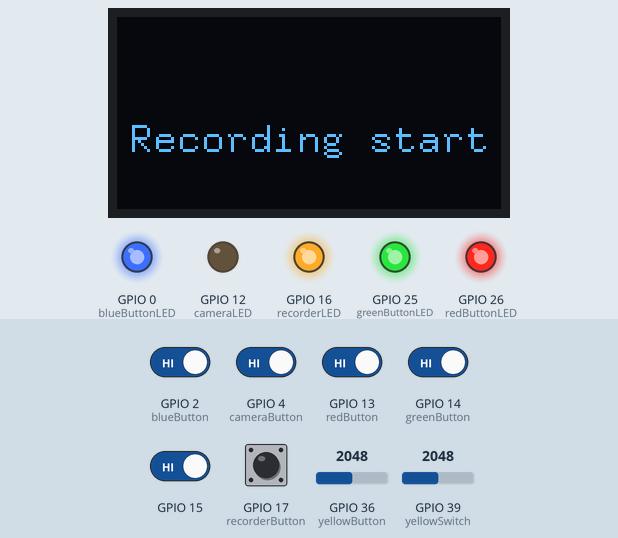
The program below on a simulated ESP32. Parts: 128×64 one-colour display, output pins drawn as LEDs (lit = HIGH). The inputs (shaded band) are chosen by the test bench; at power-on: GPIO 2 (blueButton), GPIO 4 (cameraButton), GPIO 13 (redButton), GPIO 14 (greenButton), GPIO 15, GPIO 17 (recorderButton) HIGH, GPIO 39 (yellowSwitch) = 2048, GPIO 36 (yellowButton) = 2048. WiFi joins after 1.5 s; servers stay silent unless stated; what the program prints to the serial monitor is not drawn.

Above: at 17.0 s.
At 29.5 s:
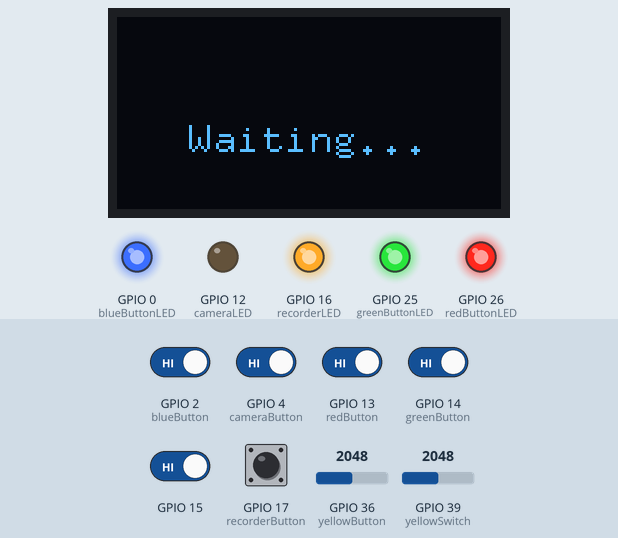
29.6 s: GPIO 39 (yellowSwitch) set to 3969
39.6 s: GPIO 39 (yellowSwitch) set to 4069
At 51.8 s:
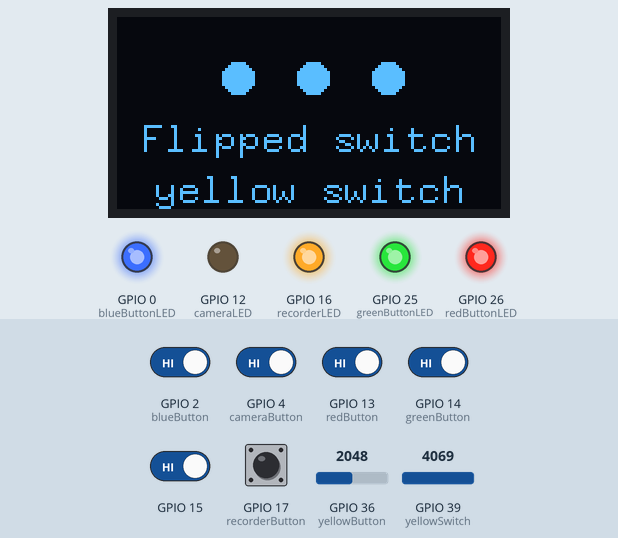
52.1 s: GPIO 39 (yellowSwitch) set to 3960
At 63.2 s:
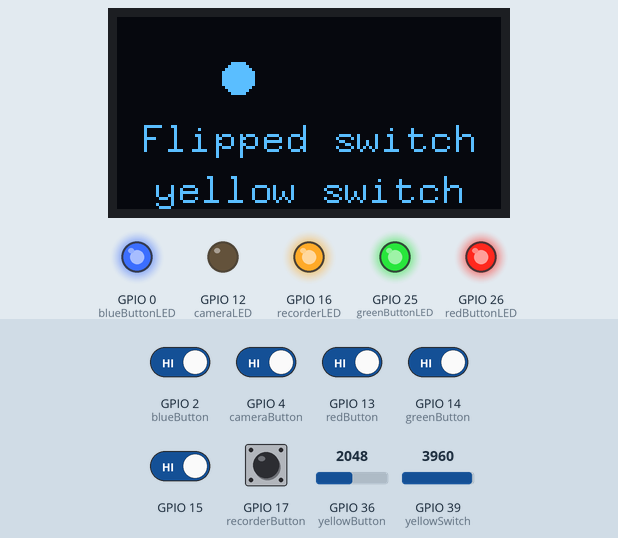
63.9 s: GPIO 2 (blueButton) driven LOW and GPIO 4 (cameraButton) driven LOW and GPIO 13 (redButton) driven LOW and GPIO 14 (greenButton) driven LOW and GPIO 15 driven LOW
At 78.6 s:
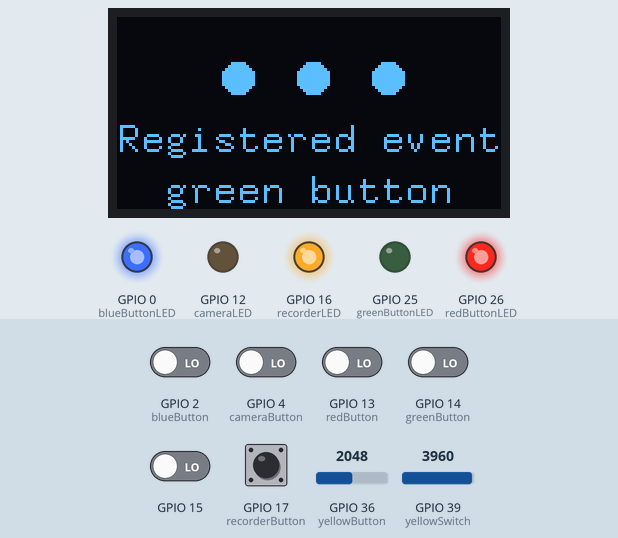
Timing chart, 0 to 84.9 s (numbered marks = the images above; inputs shaded):
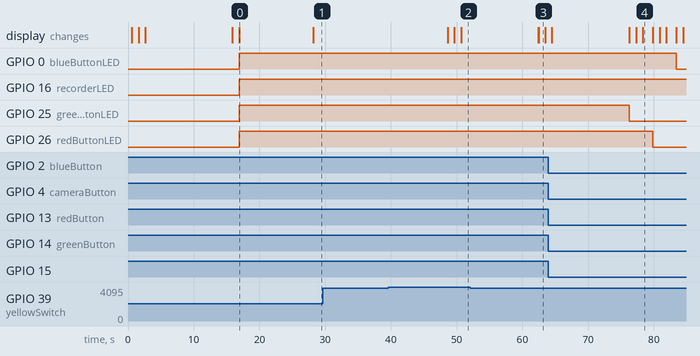

The program:

main.cpp
```cpp
#include <Arduino.h>

//define screen stuff
#include <U8g2lib.h>
#include <U8x8lib.h>
#include <SPI.h>
#include <Wire.h>

U8G2_SH1106_128X64_NONAME_F_HW_I2C u8g2(U8G2_R0, /* reset=*/ U8X8_PIN_NONE);

//define OOCSI stuff
#include <OOCSI.h>
#include <HTTPClient.h>

//name of the current device on the OOCSI network
const char *OOCSIName = "M12_Food_Probe_P2";
//the address of the OOCSI server here
const char *hostserver = "oocsi.id.tue.nl";
//name of the general oocsi channel
const char *DF_Channel = "food_probe_data";
//id of teh device in DF
const char *DF_device_id = "d79bedf283999469f";

// SSID of your Wifi network, the library currently does not support WPA2 Enterprise networks
const char* ssid = "Mihnea";
// Password of your Wifi network.
const char* password = "12345678";

// OOCSI reference for the entire sketch
OOCSI oocsi = OOCSI();


//define button pins
int greenButton=14;
int greenButtonLED=25;
const char* greenButtonName="green button";
int greenButtonState = 0, greenButtonStatePrev=0;

int redButton=13;
int redButtonLED=26;
const char* redButtonName="red button";
int redButtonState = 0, redButtonStatePrev=0;

int blueButton=2;
int blueButtonLED=0;
const char* blueButtonName="blue button";
int blueButtonState = 0, blueButtonStatePrev=0;


int yellowButton=36;
const char* yellowButtonName="yellow open button";
int yellowButtonState = 0;

int yellowSwitch=39;
const char* yellowSwitchName="yellow switch";
int yellowSwitchState, yellowSwitchStatePrev;


int cameraButton=4;
const char* cameraButtonName="Shutter";
int cameraLED=12;
int cameraButtonState = 0;


int recorderButton=17;
const char* recorderButtonName="Recorder";
int recorderLED=16;
int recorderButtonState = 0, recorderButtonStatePrev=0;


//sleep variables
unsigned long startMillis, currentMillis;

//SD Card variables
// #include "FS.h"
// #include "SD.h"

// File myFile;
// String dataMessage;
// #define SD_CS 35


//Display animations ------------------------------------------------------------------
void draw(const char *s, const char *ss=" ", int loading=0)
{
  u8g2.setDrawColor(0);		// clear the scrolling area
  u8g2.drawBox(0, 49, u8g2.getDisplayWidth()-1, u8g2.getDisplayHeight()-1);
  u8g2.setDrawColor(1);		// set the color for the text

  int16_t len = strlen(s);
  int16_t offset = (int16_t)u8g2.getDisplayWidth()-len*8;

  int16_t len2 = strlen(ss);
  int16_t offset2 = (int16_t)u8g2.getDisplayWidth()-len2*8;

  int dx=40, dy=20;

  if (!loading)
  {
    u8g2.clearBuffer();					// clear the internal memory
    u8g2.drawStr(offset/2, 45, s);
    u8g2.drawStr(offset2/2, 62, ss);
    u8g2.sendBuffer();
  } else {

    u8g2.clearBuffer();					// clear the internal memory
    u8g2.drawDisc (dx, dy, 5);
    u8g2.drawStr(offset/2, 45, s);
    u8g2.drawStr(offset2/2, 62, ss);
    u8g2.sendBuffer();
    delay (1000);

    u8g2.clearBuffer();					// clear the internal memory
    u8g2.drawDisc (dx, dy, 5);
    u8g2.drawDisc (dx+25, dy, 5);
    u8g2.drawStr(offset/2, 45, s);
    u8g2.drawStr(offset2/2, 62, ss);
    u8g2.sendBuffer();
    delay (1000);

    u8g2.clearBuffer();					// clear the internal memory
    u8g2.drawDisc (dx, dy, 5);
    u8g2.drawDisc (dx+25, dy, 5);
    u8g2.drawDisc (dx+50, dy, 5);
    u8g2.drawStr(offset/2, 45, s);
    u8g2.drawStr(offset2/2, 62, ss);
    u8g2.sendBuffer();
    delay (1500);

  }


}

void callback(){
  //placeholder callback function
}

//setup function --------------------------------------------------------------------

void setup() {

  //begin u8g2
  u8g2.begin();
  u8g2.setFont(u8g2_font_8x13_mf);
  u8g2.enableUTF8Print();


  //pin modes definitions
  pinMode(greenButton, INPUT_PULLUP);
  pinMode(greenButtonLED, OUTPUT);
  pinMode(redButton, INPUT_PULLUP);
  pinMode(redButtonLED, OUTPUT);
  pinMode(blueButton, INPUT_PULLUP);
  pinMode(blueButtonLED, OUTPUT);

  pinMode(yellowButton, INPUT_PULLDOWN);
  pinMode(yellowSwitch, INPUT);

  pinMode(cameraButton, INPUT_PULLUP);
  pinMode(recorderButton, INPUT_PULLUP);
  pinMode(recorderLED, OUTPUT);
  pinMode(cameraLED,OUTPUT);


  //begin serial
  Serial.begin(115200);
  Serial.println ("Hello");
  draw("Hello there!");
  delay(500);

  //Setup interrupt on Touch Pad 3 (GPIO15)
  touchAttachInterrupt(T3, callback, 40);
  //Configure Touchpad as wakeup source
  esp_sleep_enable_touchpad_wakeup();


  //WIFI Connection

  draw("Connecting", "to WIFI!", 1);

  startMillis=millis();

  if(WiFi.status()!=WL_CONNECTED){
    WiFi.begin(ssid, password);
  }

  while((WiFi.status()!=WL_CONNECTED)&&((millis()-startMillis))<=20000){
    delay(500);
    Serial.print(".");
  }

  if(WiFi.status()!=WL_CONNECTED){
    Serial.println("Go to sleep, no wifi");
    //Go to sleep now
    Serial.println("Going to sleep now");
    draw("Going to sleep!", "3");
    delay(1000);
    draw("Going to sleep!", "2");
    delay(1000);
    draw("Going to sleep!", "1");
    delay(1000);
    draw("");
    esp_deep_sleep_start();
    Serial.println("This will never be printed");
  }

  oocsi.connect(OOCSIName, hostserver);
  Serial.print("Successfully connected to: ");
  Serial.println(ssid);

  draw("Connected to", ssid);
  startMillis=millis();

  if (analogRead(yellowSwitch)>=3500)
  yellowSwitchState=1;
  else
  yellowSwitchState=0;

  delay (1000);

}

//Custom Functions ---------------------------------------------------------------------

void listenForButtons()
{
  //screen test
  draw("Waiting...");

  //listen for toggle buttons module
  greenButtonStatePrev=greenButtonState;
  if (digitalRead(greenButton)==HIGH)
  greenButtonState=1;
  else
  greenButtonState=0;

  redButtonStatePrev=redButtonState;
  if (digitalRead(redButton)==HIGH)
  redButtonState=1;
  else
  redButtonState=0;

  blueButtonStatePrev=blueButtonState;
  if (digitalRead(blueButton)==HIGH)
  blueButtonState=1;
  else
  blueButtonState=0;


  //listen for open tracker button and switch
  if (analogRead(yellowButton)>=4000)
  yellowButtonState=1;
  else
  yellowButtonState=0;

  yellowSwitchStatePrev=yellowSwitchState;
  if (analogRead(yellowSwitch)>=4000)
  yellowSwitchState=1;
  else
  yellowSwitchState=0;

  //listen for recorder button
  recorderButtonStatePrev=recorderButtonState;
  if (digitalRead(recorderButton)==HIGH)
  recorderButtonState=1;
  else
  recorderButtonState=0;

  //listen for camera shutter button
  if (digitalRead(cameraButton)==LOW)
  cameraButtonState=1;
  else
  cameraButtonState=0;
}

void toggleModule()
{
if (greenButtonState!=greenButtonStatePrev)
{
  if (greenButtonState)
  {
    //serial feedback
    Serial.println("Green is on");

    //turn on light
    digitalWrite(greenButtonLED, HIGH);

    //send OOCSI message
    oocsi.newMessage(DF_Channel);
    oocsi.addString("device_id", DF_device_id);
    oocsi.addString("Interaction", greenButtonName);
    oocsi.addString("Event", "ON");
    oocsi.sendMessage();

    //write to SD


    //give user feedback on screen

  } else
  {
    //serial feedback
    Serial.println("Green is off");

    //turn on light
    digitalWrite(greenButtonLED, LOW);

    //send OOCSI message
    oocsi.newMessage(DF_Channel);
    oocsi.addString("device_id", DF_device_id);
    oocsi.addString("Interaction", greenButtonName);
    oocsi.addString("Event", "OFF");
    oocsi.sendMessage();

    //give user feedback on screen
    draw ("Registered event", greenButtonName, 1);


  }


}

if (redButtonState!=redButtonStatePrev)
{
  if (redButtonState)
  {
    //serial feedback
    Serial.println("Red is on");

    //turn on light
    digitalWrite(redButtonLED, HIGH);

    //send OOCSI message
    oocsi.newMessage(DF_Channel);
    oocsi.addString("device_id", DF_device_id);
    oocsi.addString("Interaction", redButtonName);
    oocsi.addString("Event", "ON");
    oocsi.sendMessage();

    //give user feedback on screen

  } else
  {
    //serial feedback
    Serial.println("Red is off");

    //turn on light
    digitalWrite(redButtonLED, LOW);

    //send OOCSI message
    oocsi.newMessage(DF_Channel);
    oocsi.addString("device_id", DF_device_id);
    oocsi.addString("Interaction", redButtonName);
    oocsi.addString("Event", "OFF");
    oocsi.sendMessage();

    //give user feedback on screen
    draw ("Registered event", redButtonName, 1);


  }


}

if (blueButtonState!=blueButtonStatePrev)
{
  if (blueButtonState)
  {
    //serial feedback
    Serial.println("Blue is on");

    //turn on light
    digitalWrite(blueButtonLED, HIGH);

    //send OOCSI message
    oocsi.newMessage(DF_Channel);
    oocsi.addString("device_id", DF_device_id);
    oocsi.addString("Interaction", blueButtonName);
    oocsi.addString("Event", "ON");
    oocsi.sendMessage();

    //give user feedback on screen

  } else
  {
    //serial feedback
    Serial.println("Blue is off");

    //turn on light
    digitalWrite(blueButtonLED, LOW);

    //send OOCSI message
    oocsi.newMessage(DF_Channel);
    oocsi.addString("device_id", DF_device_id);
    oocsi.addString("Interaction", blueButtonName);
    oocsi.addString("Event", "OFF");
    oocsi.sendMessage();

    //give user feedback on screen
    draw ("Registered event", blueButtonName, 1);


  }


}
}

void openTrackerModule()
{
if (yellowSwitchState!=yellowSwitchStatePrev)
{
  if (yellowSwitchState)
  {
    //serial feedback
    Serial.println("Yellow Switch is LEFT");

    //send OOCSI message
    oocsi.newMessage(DF_Channel);
    oocsi.addString("device_id", DF_device_id);
    oocsi.addString("Interaction", yellowSwitchName);
    oocsi.addString("Event", "LEFT");
    oocsi.sendMessage();

    //give user feedback on screen
    draw ("Flipped switch", yellowSwitchName, 1);

  } else
  {
    //serial feedback
    Serial.println("Yellow Switch is RIGHT");

    //send OOCSI message
    oocsi.newMessage(DF_Channel);
    oocsi.addString("device_id", DF_device_id);
    oocsi.addString("Interaction", yellowSwitchName);
    oocsi.addString("Event", "RIGHT");
    oocsi.sendMessage();

    //give user feedback on screen
    draw ("Flipped switch", yellowSwitchName, 1);


  }


}

if (yellowButtonState)
  {
    //serial feedback
    Serial.println("Yellow was pressed");

    //send OOCSI message
    oocsi.newMessage(DF_Channel);
    oocsi.addString("device_id", DF_device_id);
    oocsi.addString("Interaction", yellowButtonName);
    oocsi.addString("Event", "Pressed");
    oocsi.sendMessage();

    //give user feedback on screen
    draw ("Button press", yellowButtonName, 1);

    delay(250);

  }

}

void cameraShutter()
{
  if (cameraButtonState)
  {
    //serial feedback
    Serial.println("Photo was taken");
    digitalWrite(cameraLED,HIGH);
    delay (200);
    digitalWrite(cameraLED,LOW);
    delay (200);
    digitalWrite(cameraLED,HIGH);
    delay (200);
    digitalWrite(cameraLED,LOW);
    delay (200);
    digitalWrite(cameraLED,HIGH);
    delay (200);
    digitalWrite(cameraLED,LOW);
    delay (200);
    digitalWrite(cameraLED,HIGH);
    delay (2000);
    digitalWrite(cameraLED,LOW);


    //send OOCSI message
    oocsi.newMessage(DF_Channel);
    oocsi.addString("device_id", DF_device_id);
    oocsi.addString("Interaction", cameraButtonName);
    oocsi.addString("Event", "Photo taken");
    oocsi.sendMessage();

    //give user feedback on screen
    draw ("Photo captured", "Uploading", 1);

    delay(250);

  }
}

void recorderPress()
{
  if(recorderButtonState!=recorderButtonStatePrev)
  {
      if (recorderButtonState)
    {
      //serial feedback
      Serial.println("Recording started");
      digitalWrite(recorderLED,HIGH);

      //send OOCSI message
      oocsi.newMessage(DF_Channel);
      oocsi.addString("device_id", DF_device_id);
      oocsi.addString("Interaction", recorderButtonName);
      oocsi.addString("Event", "Recording started");
      oocsi.sendMessage();

      //give user feedback on screen
      draw ("Recording start");
      delay(1000);

    } else
    {
      //serial feedback
      Serial.println("Recording ended");
      digitalWrite(recorderLED,LOW);

      //send OOCSI message
      oocsi.newMessage(DF_Channel);
      oocsi.addString("device_id", DF_device_id);
      oocsi.addString("Interaction", recorderButtonName);
      oocsi.addString("Event", "Recording ended");
      oocsi.sendMessage();

      //give user feedback on screen
      draw ("Recording end", "Uploading", 1);

      delay(250);
    }
  }


}

void sleepCheck(float minutes)
{
  currentMillis=millis();
  if(redButtonState||greenButtonState||redButtonState||yellowButtonState||cameraButtonState||recorderButtonState)
  {
    startMillis=millis();
  }
  else
  {
    if ((currentMillis-startMillis)>(minutes*60000))
    {
      //Go to sleep now
      Serial.println("Going to sleep now");
      draw("Going to sleep!", "3");
      delay(1000);
      draw("Going to sleep!", "2");
      delay(1000);
      draw("Going to sleep!", "1");
      delay(1000);
      draw("");
      esp_deep_sleep_start();
      Serial.println("This will never be printed");
    }
  }

}


//main loop ---------------------------------------------------------------------------
void loop() {


listenForButtons();
delay(5);

toggleModule();
openTrackerModule();
cameraShutter();
recorderPress();

//readGPS();

oocsi.check();
sleepCheck(1);

}
```

Measured:
- the behaviour switches between 3999 and 4000 on GPIO 39 (yellowSwitch) (found by bisection; images 1 and 2)
- after the input at 29.6 s, every drawn part: stays the same
- after the input at 39.6 s, the display: first changes after 9.0 s (image 2 shows a later state)
- after the input at 52.1 s, the display: first differs from a run without the input after 10.4 s (image 3)
- after the input at 63.9 s, GPIO 0 (blueButtonLED): HIGH → LOW after 19.5 s; GPIO 25 (greenButtonLED): HIGH → LOW after 12.3 s; GPIO 26 (redButtonLED): HIGH → LOW after 15.9 s; the display: first differs from a run without the input after 12.4 s (image 4 shows a later state)
- what the display in image 0 shows lasts 11.2 s, from 16.9 s to 28.1 s
- what the display in image 3 shows lasts 1.0 s, from 62.5 s to 63.5 s
